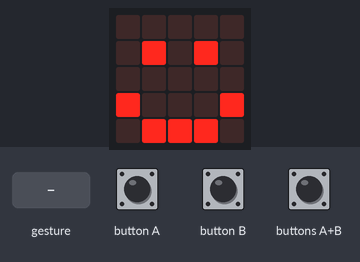
Simulated run of this program. Board: BBC micro:bit (MakeCode). Shown: the board's 5×5 LED display. Inputs (shaded band) come from the test bench. A tilt is held for 1.5 s and a shake lasts 1 s, then the board lies face up again.

Above: at 1.2 s.

The program:

main.ts
```typescript
input.onGesture(Gesture.TiltRight, function () {
    도구.change(LedSpriteProperty.X, 1)
})
input.onGesture(Gesture.TiltLeft, function () {
    도구.change(LedSpriteProperty.X, -1)
})
input.onGesture(Gesture.LogoDown, function () {
    도구.change(LedSpriteProperty.Y, -1)
})
input.onButtonPressed(Button.AB, function () {
    그림 = game.createSprite(도구.get(LedSpriteProperty.X), 도구.get(LedSpriteProperty.Y))
})
input.onGesture(Gesture.LogoUp, function () {
    도구.change(LedSpriteProperty.Y, 1)
})
let 그림: game.LedSprite = null
let 도구: game.LedSprite = null
도구 = game.createSprite(2, 2)
basic.forever(function () {
    basic.showLeds(`
        . . . . .
        . # . # .
        . . . . .
        # . . . #
        . # # # .
        `)
})
```

test.ts
```typescript
// 테스트는 여기로 이동합니다; 이 패키지가 확장으로 사용될 때 컴파일되지 않을 것 입니다.
```

Measured:
- what the display in image 0 shows lasts 0.4 s, from 0.8 s to 1.2 s
